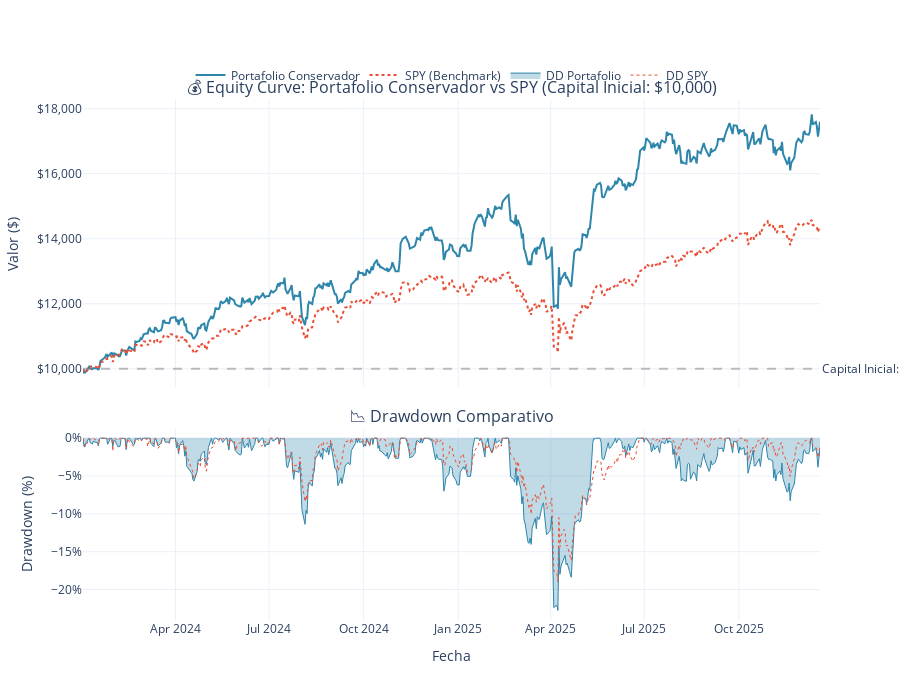

The notebook cell this image was saved under:
### Markdown cell above
### 8.3 Equity Curves y Drawdown

### Code cell
# ============================================================================
# VISUALIZACIÓN DE EQUITY CURVES Y DRAWDOWN
# ============================================================================

def graficar_backtest_resultados(resultados_portafolio, resultados_benchmark, perfil_nombre):
    """
    Genera gráficos de equity curve y drawdown comparativos.
    """
    from plotly.subplots import make_subplots
    
    # Crear figura con 2 subplots
    fig = make_subplots(
        rows=2, cols=1,
        shared_xaxes=True,
        vertical_spacing=0.08,
        subplot_titles=(
            f'💰 Equity Curve: Portafolio {perfil_nombre} vs SPY (Capital Inicial: $10,000)',
            '📉 Drawdown Comparativo'
        ),
        row_heights=[0.6, 0.4]
    )
    
    # ==========================================
    # GRÁFICO 1: EQUITY CURVES
    # ==========================================
    
    # Equity del portafolio
    fig.add_trace(
        go.Scatter(
            x=resultados_portafolio['equity_curve'].index,
            y=resultados_portafolio['equity_curve'].values,
            mode='lines',
            name=f'Portafolio {perfil_nombre}',
            line=dict(color='#2E86AB', width=2),
            hovertemplate='Portafolio<br>Fecha: %{x}<br>Valor: $%{y:,.2f}<extra></extra>'
        ),
        row=1, col=1
    )
    
    # Equity del benchmark
    fig.add_trace(
        go.Scatter(
            x=resultados_benchmark['equity_curve'].index,
            y=resultados_benchmark['equity_curve'].values,
            mode='lines',
            name='SPY (Benchmark)',
            line=dict(color='#E94F37', width=2, dash='dot'),
            hovertemplate='SPY<br>Fecha: %{x}<br>Valor: $%{y:,.2f}<extra></extra>'
        ),
        row=1, col=1
    )
    
    # Línea de capital inicial
    fig.add_hline(
        y=CAPITAL_INICIAL, 
        line_dash="dash", 
        line_color="gray", 
        opacity=0.5,
        annotation_text=f"Capital Inicial: ${CAPITAL_INICIAL:,}",
        annotation_position="right",
        row=1, col=1
    )
    
    # ==========================================
    # GRÁFICO 2: DRAWDOWN
    # ==========================================
    
    # Drawdown del portafolio
    fig.add_trace(
        go.Scatter(
            x=resultados_portafolio['drawdown'].index,
            y=resultados_portafolio['drawdown'].values * 100,
            mode='lines',
            name=f'DD Portafolio',
            fill='tozeroy',
            line=dict(color='#2E86AB', width=1),
            fillcolor='rgba(46, 134, 171, 0.3)',
            hovertemplate='Portafolio DD<br>Fecha: %{x}<br>Drawdown: %{y:.2f}%<extra></extra>'
        ),
        row=2, col=1
    )
    
    # Drawdown del benchmark
    fig.add_trace(
        go.Scatter(
            x=resultados_benchmark['drawdown'].index,
            y=resultados_benchmark['drawdown'].values * 100,
            mode='lines',
            name='DD SPY',
            line=dict(color='#E94F37', width=1, dash='dot'),
            hovertemplate='SPY DD<br>Fecha: %{x}<br>Drawdown: %{y:.2f}%<extra></extra>'
        ),
        row=2, col=1
    )
    
    # Layout
    fig.update_layout(
        height=700,
        template='plotly_white',
        hovermode='x unified',
        legend=dict(
            orientation="h",
            yanchor="bottom",
            y=1.02,
            xanchor="center",
            x=0.5
        ),
        margin=dict(t=100)
    )
    
    fig.update_yaxes(title_text="Valor ($)", row=1, col=1, tickprefix="$", tickformat=",")
    fig.update_yaxes(title_text="Drawdown (%)", row=2, col=1, ticksuffix="%")
    fig.update_xaxes(title_text="Fecha", row=2, col=1)
    
    return fig

# Ejecutar visualización
if 'resultados_portafolio' in dir() and resultados_portafolio is not None:
    fig_backtest = graficar_backtest_resultados(
        resultados_portafolio, 
        resultados_benchmark,
        perfil
    )
    fig_backtest.show()
else:
    print("⚠️ Ejecuta la celda de simulación primero.")

### Figure 1 — Plotly figure (JSON) as saved in the notebook; plotly's stock layout.template omitted (floating-point values rounded to 4 significant figures; data arrays with more than 128 entries replaced by an {"elided": "..."} marker saying what was removed)
{"data": [{"hovertemplate": "Portafolio<br>Fecha: %{x}<br>Valor: $%{y:,.2f}<extra></extra>", "line": {"color": "#2E86AB", "width": 2}, "mode": "lines", "name": "Portafolio Conservador", "type": "scatter", "x": {"elided": "495 str values"}, "xaxis": "x", "y": {"elided": "495 float values"}, "yaxis": "y"}, {"hovertemplate": "SPY<br>Fecha: %{x}<br>Valor: $%{y:,.2f}<extra></extra>", "line": {"color": "#E94F37", "dash": "dot", "width": 2}, "mode": "lines", "name": "SPY (Benchmark)", "type": "scatter", "x": {"elided": "495 str values"}, "xaxis": "x", "y": {"elided": "495 float values"}, "yaxis": "y"}, {"fill": "tozeroy", "fillcolor": "rgba(46, 134, 171, 0.3)", "hovertemplate": "Portafolio DD<br>Fecha: %{x}<br>Drawdown: %{y:.2f}%<extra></extra>", "line": {"color": "#2E86AB", "width": 1}, "mode": "lines", "name": "DD Portafolio", "type": "scatter", "x": {"elided": "495 str values"}, "xaxis": "x2", "y": {"elided": "495 float values"}, "yaxis": "y2"}, {"hovertemplate": "SPY DD<br>Fecha: %{x}<br>Drawdown: %{y:.2f}%<extra></extra>", "line": {"color": "#E94F37", "dash": "dot", "width": 1}, "mode": "lines", "name": "DD SPY", "type": "scatter", "x": {"elided": "495 str values"}, "xaxis": "x2", "y": {"elided": "495 float values"}, "yaxis": "y2"}], "layout": {"annotations": [{"font": {"size": 16}, "showarrow": false, "text": "💰 Equity Curve: Portafolio Conservador vs SPY (Capital Inicial: $10,000)", "x": 0.5, "xanchor": "center", "xref": "paper", "y": 1, "yanchor": "bottom", "yref": "paper"}, {"font": {"size": 16}, "showarrow": false, "text": "📉 Drawdown Comparativo", "x": 0.5, "xanchor": "center", "xref": "paper", "y": 0.368, "yanchor": "bottom", "yref": "paper"}, {"showarrow": false, "text": "Capital Inicial: $10,000", "x": 1, "xanchor": "left", "xref": "x domain", "y": 10000, "yanchor": "middle", "yref": "y"}], "height": 700, "hovermode": "x unified", "legend": {"orientation": "h", "x": 0.5, "xanchor": "center", "y": 1.02, "yanchor": "bottom"}, "margin": {"t": 100}, "shapes": [{"line": {"color": "gray", "dash": "dash"}, "opacity": 0.5, "type": "line", "x0": 0, "x1": 1, "xref": "x domain", "y0": 10000, "y1": 10000, "yref": "y"}], "xaxis": {"anchor": "y", "domain": [0, 1], "matches": "x2", "showticklabels": false}, "xaxis2": {"anchor": "y2", "domain": [0, 1], "title": {"text": "Fecha"}}, "yaxis": {"anchor": "x", "domain": [0.448, 1], "tickformat": ",", "tickprefix": "$", "title": {"text": "Valor ($)"}}, "yaxis2": {"anchor": "x2", "domain": [0, 0.368], "ticksuffix": "%", "title": {"text": "Drawdown (%)"}}}}
